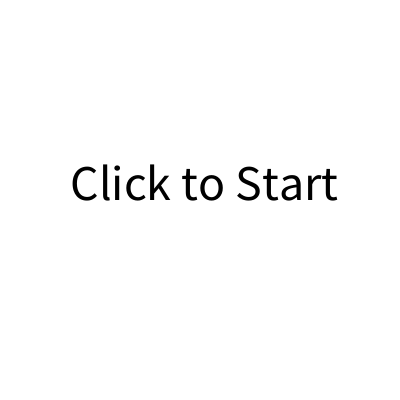
Frame 1 (no input)
Frame 60 (the mouse pressed at the canvas centre just before this capture): identical to frame 1, image omitted
Frame 120 (the mouse held since frame 60 and released just before this capture): blank canvas, image omitted

The Processing sketch that drew this single still picture (run headless with seeded random() and noise(); from frame 60 on, the mouse is pressed at the canvas centre):

// Processing sketch: Week11_4_many_states
// ── Week11_4_many_states.pde
int state = 0; //0; white, 1; red,2 blue
void setup(){
  size(400,400);
  textSize(50);
}
void draw(){
  if(state==0){
    background(255);
    fill(0); text("Click to Start",70,200);
  }else if(state==1){
    background(255,0,0);
    
  }else if(state==2){
    background(0,0,255);
  
  }
}
void mousePressed(){
  if(state==0) state=1;
}
